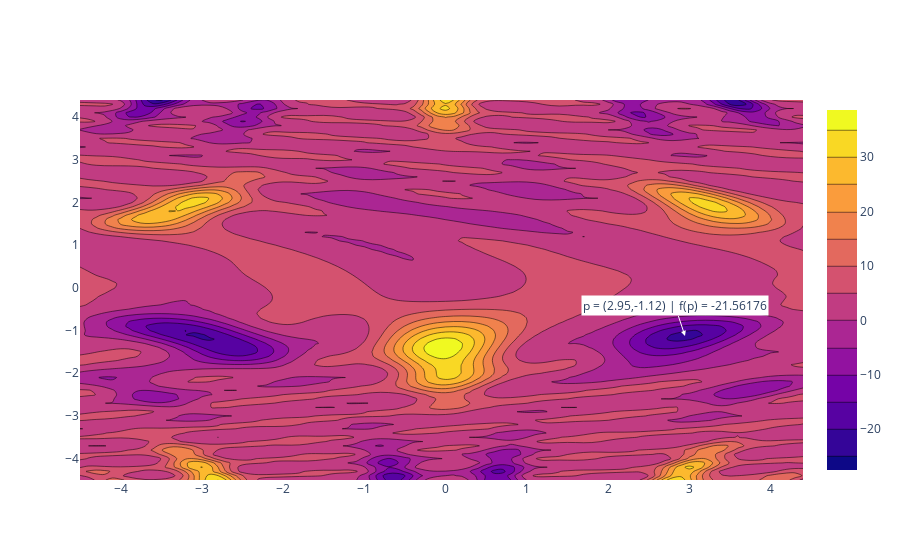

The notebook cell this image was saved under:
### Code cell
x = np.arange(domain[0], domain[1], 0.1)
y = np.arange(domain[0], domain[1], 0.1)
xx, yy = np.meshgrid(x, y, sparse=True)
z = fn(xx, yy)
fig = go.Figure(data =
    go.Contour(x = x, y = y, z = z)
)
fig.add_annotation(x=global_best[0], y=global_best[1],
            text=f"p = ({global_best[0]:.2f},{global_best[1]:.2f}) | f(p) = {fn(*global_best):.5f}",
            showarrow=True,
            bgcolor='white',
            arrowhead=2,
            arrowcolor='#ffffff')
fig.show()

### Figure 1 — Plotly figure (JSON) as saved in the notebook; plotly's stock layout.template omitted (floating-point values rounded to 4 significant figures; data arrays with more than 128 entries replaced by an {"elided": "..."} marker saying what was removed)
{"data": [{"type": "contour", "x": [-4.5, -4.4, -4.3, -4.2, -4.1, -4.0, -3.9, -3.8, -3.7, -3.6, -3.5, -3.4, -3.3, -3.2, -3.1, -3.0, -2.9, -2.8, -2.7, -2.6, -2.5, -2.4, -2.3, -2.2, -2.1, -2.0, -1.9, -1.8, -1.7, -1.6, -1.5, -1.4, -1.3, -1.2, -1.1, -1.0, -0.9, -0.8, -0.7, -0.6, -0.5, -0.4, -0.3, -0.2, -0.1, -1.599e-14, 0.1, 0.2, 0.3, 0.4, 0.5, 0.6, 0.7, 0.8, 0.9, 1.0, 1.1, 1.2, 1.3, 1.4, 1.5, 1.6, 1.7, 1.8, 1.9, 2.0, 2.1, 2.2, 2.3, 2.4, 2.5, 2.6, 2.7, 2.8, 2.9, 3.0, 3.1, 3.2, 3.3, 3.4, 3.5, 3.6, 3.7, 3.8, 3.9, 4.0, 4.1, 4.2, 4.3, 4.4], "y": [-4.5, -4.4, -4.3, -4.2, -4.1, -4.0, -3.9, -3.8, -3.7, -3.6, -3.5, -3.4, -3.3, -3.2, -3.1, -3.0, -2.9, -2.8, -2.7, -2.6, -2.5, -2.4, -2.3, -2.2, -2.1, -2.0, -1.9, -1.8, -1.7, -1.6, -1.5, -1.4, -1.3, -1.2, -1.1, -1.0, -0.9, -0.8, -0.7, -0.6, -0.5, -0.4, -0.3, -0.2, -0.1, -1.599e-14, 0.1, 0.2, 0.3, 0.4, 0.5, 0.6, 0.7, 0.8, 0.9, 1.0, 1.1, 1.2, 1.3, 1.4, 1.5, 1.6, 1.7, 1.8, 1.9, 2.0, 2.1, 2.2, 2.3, 2.4, 2.5, 2.6, 2.7, 2.8, 2.9, 3.0, 3.1, 3.2, 3.3, 3.4, 3.5, 3.6, 3.7, 3.8, 3.9, 4.0, 4.1, 4.2, 4.3, 4.4], "z": {"elided": "90x90 float values"}}], "layout": {"annotations": [{"arrowcolor": "#ffffff", "arrowhead": 2, "bgcolor": "white", "showarrow": true, "text": "p = (2.95,-1.12) | f(p) = -21.56176", "x": 2.947, "y": -1.125}]}}
